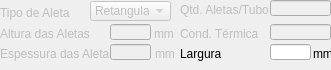
     <widget class="QWidget" name="page">
      <property name="geometry">
       <rect>
        <x>0</x>
        <y>0</y>
        <width>331</width>
        <height>70</height>
       </rect>
      </property>
      <attribute name="label">
       <string>Tubo Interno Aletado</string>
      </attribute>
      <widget class="QLineEdit" name="Alet_K">
       <property name="enabled">
        <bool>false</bool>
       </property>
       <property name="geometry">
        <rect>
         <x>270</x>
         <y>24</y>
         <width>61</width>
         <height>16</height>
        </rect>
       </property>
      </widget>
      <widget class="QLineEdit" name="Alet_espes">
       <property name="enabled">
        <bool>false</bool>
       </property>
       <property name="geometry">
        <rect>
         <x>110</x>
         <y>44</y>
         <width>41</width>
         <height>16</height>
        </rect>
       </property>
      </widget>
      <widget class="QLineEdit" name="Alet_alt">
       <property name="enabled">
        <bool>false</bool>
       </property>
       <property name="geometry">
        <rect>
         <x>110</x>
         <y>24</y>
         <width>41</width>
         <height>16</height>
        </rect>
       </property>
      </widget>
      <widget class="QComboBox" name="Alet_type">
       <property name="enabled">
        <bool>false</bool>
       </property>
       <property name="geometry">
        <rect>
         <x>90</x>
         <y>1</y>
         <width>81</width>
         <height>20</height>
        </rect>
       </property>
       <item>
        <property name="text">
         <string>Retangular</string>
        </property>
       </item>
       <item>
        <property name="text">
         <string>Studded</string>
        </property>
       </item>
       <item>
        <property name="text">
         <string>Anular</string>
        </property>
       </item>
      </widget>
      <widget class="QLabel" name="label_68">
       <property name="enabled">
        <bool>false</bool>
       </property>
       <property name="geometry">
        <rect>
         <x>0</x>
         <y>3</y>
         <width>71</width>
         <height>20</height>
        </rect>
       </property>
       <property name="text">
        <string>Tipo de Aleta</string>
       </property>
       <property name="buddy">
        <cstring>L_material</cstring>
       </property>
      </widget>
      <widget class="QLabel" name="label_69">
       <property name="enabled">
        <bool>false</bool>
       </property>
       <property name="geometry">
        <rect>
         <x>180</x>
         <y>24</y>
         <width>91</width>
         <height>20</height>
        </rect>
       </property>
       <property name="text">
        <string>Cond. Térmica</string>
       </property>
       <property name="buddy">
        <cstring>L_material</cstring>
       </property>
      </widget>
      <widget class="QLineEdit" name="Alet_per_tube">
       <property name="enabled">
        <bool>false</bool>
       </property>
       <property name="geometry">
        <rect>
         <x>270</x>
         <y>0</y>
         <width>61</width>
         <height>16</height>
        </rect>
       </property>
      </widget>
      <widget class="QLabel" name="label_70">
       <property name="enabled">
        <bool>false</bool>
       </property>
       <property name="geometry">
        <rect>
         <x>0</x>
         <y>24</y>
         <width>91</width>
         <height>20</height>
        </rect>
       </property>
       <property name="text">
        <string>Altura das Aletas</string>
       </property>
       <property name="buddy">
        <cstring>L_material</cstring>
       </property>
      </widget>
      <widget class="QLabel" name="label_71">
       <property name="enabled">
        <bool>false</bool>
       </property>
       <property name="geometry">
        <rect>
         <x>180</x>
         <y>0</y>
         <width>91</width>
         <height>20</height>
        </rect>
       </property>
       <property name="text">
        <string>Qtd. Aletas/Tubo</string>
       </property>
       <property name="buddy">
        <cstring>L_material</cstring>
       </property>
      </widget>
      <widget class="QLabel" name="label_72">
       <property name="enabled">
        <bool>false</bool>
       </property>
       <property name="geometry">
        <rect>
         <x>0</x>
         <y>44</y>
         <width>111</width>
         <height>20</height>
        </rect>
       </property>
       <property name="text">
        <string>Espessura das Aletas</string>
       </property>
       <property name="buddy">
        <cstring>L_material</cstring>
       </property>
      </widget>
      <widget class="QLabel" name="label_73">
       <property name="enabled">
        <bool>true</bool>
       </property>
       <property name="geometry">
        <rect>
         <x>180</x>
         <y>44</y>
         <width>91</width>
         <height>20</height>
        </rect>
       </property>
       <property name="text">
        <string>Largura</string>
       </property>
       <property name="buddy">
        <cstring>L_material</cstring>
       </property>
      </widget>
      <widget class="QLineEdit" name="Stud_Len">
       <property name="enabled">
        <bool>true</bool>
       </property>
       <property name="geometry">
        <rect>
         <x>270</x>
         <y>44</y>
         <width>41</width>
         <height>16</height>
        </rect>
       </property>
      </widget>
      <widget class="QLabel" name="label_75">
       <property name="enabled">
        <bool>false</bool>
       </property>
       <property name="geometry">
        <rect>
         <x>154</x>
         <y>24</y>
         <width>21</width>
         <height>20</height>
        </rect>
       </property>
       <property name="text">
        <string>mm</string>
       </property>
       <property name="buddy">
        <cstring>L_material</cstring>
       </property>
      </widget>
      <widget class="QLabel" name="label_76">
       <property name="enabled">
        <bool>false</bool>
       </property>
       <property name="geometry">
        <rect>
         <x>155</x>
         <y>44</y>
         <width>20</width>
         <height>20</height>
        </rect>
       </property>
       <property name="text">
        <string>mm</string>
       </property>
       <property name="buddy">
        <cstring>L_material</cstring>
       </property>
      </widget>
      <widget class="QLabel" name="label_77">
       <property name="enabled">
        <bool>true</bool>
       </property>
       <property name="geometry">
        <rect>
         <x>313</x>
         <y>44</y>
         <width>21</width>
         <height>20</height>
        </rect>
       </property>
       <property name="text">
        <string>mm</string>
       </property>
       <property name="buddy">
        <cstring>L_material</cstring>
       </property>
      </widget>
      <zorder>label_68</zorder>
      <zorder>label_69</zorder>
      <zorder>label_70</zorder>
      <zorder>label_71</zorder>
      <zorder>label_72</zorder>
      <zorder>label_73</zorder>
      <zorder>Alet_K</zorder>
      <zorder>Alet_espes</zorder>
      <zorder>Alet_alt</zorder>
      <zorder>Alet_type</zorder>
      <zorder>Alet_per_tube</zorder>
      <zorder>Stud_Len</zorder>
      <zorder>label_75</zorder>
      <zorder>label_76</zorder>
      <zorder>label_77</zorder>
     </widget>
